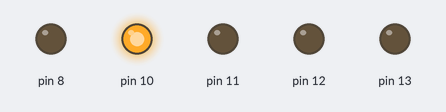
The sketch below on a simulated Arduino Uno, built with avr-gcc and run on an emulated ATmega328P. Parts: output pins drawn as LEDs (lit = HIGH).

Above: at 0.15 s.
At 3.3 s:
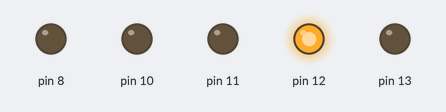
At 6.15 s:
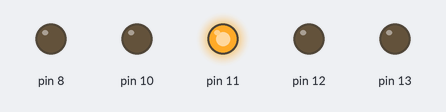
Timing chart, 0 to 7.4 s (numbered marks = the images above):
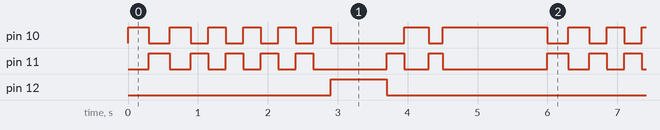

Measured:
- by itself, pin 10: repeats every 5.7 s: LOW 0.30 s, HIGH 0.30 s, 4 × (LOW 0.25 s, HIGH 0.25 s), LOW 1.1 s, HIGH 0.35 s, LOW 0.20 s, HIGH 1.5 s
- by itself, pin 12: alternates HIGH for 0.80 s and LOW for 4.9 s
- by itself, pin 11: repeats every 5.7 s: LOW 0.30 s, 3 × (HIGH 0.25 s, LOW 0.25 s), HIGH 0.25 s, LOW 1.1 s, HIGH 0.25 s, LOW 0.35 s, HIGH 0.20 s, LOW 1.5 s, HIGH 0.30 s

The sketch:

fifth.ino
```cpp
void setup() {
  // initialize digital pin 13 as an output.
  pinMode(13, OUTPUT);
    pinMode(10, OUTPUT);
    pinMode(11, OUTPUT);
    pinMode(8, OUTPUT);
    pinMode(12, OUTPUT);

//12 IS THE BRIGHT FLASHY LIGHT!
//2:34 Montauk – Bayside
}

// the loop function runs over and over again forever
void loop() {
    digitalWrite(10, HIGH);
    delay(300);
    digitalWrite(10,LOW);

    digitalWrite(11, HIGH);
    delay(300);
    digitalWrite(11,LOW);

    digitalWrite(10, HIGH);
    delay(300);
    digitalWrite(10, LOW);


    digitalWrite(11, HIGH);
    delay(250);
    digitalWrite(11, LOW);


    digitalWrite(10, HIGH);
    delay(250);
    digitalWrite(10, LOW);


        digitalWrite(11, HIGH);
    delay(250);
    digitalWrite(11, LOW);


    digitalWrite(10, HIGH);
    delay(250);
    digitalWrite(10, LOW);

        digitalWrite(11, HIGH);
    delay(250);
    digitalWrite(11, LOW);


    digitalWrite(10, HIGH);
    delay(250);
    digitalWrite(10, LOW);

    digitalWrite(11, HIGH);
    delay(250);
    digitalWrite(11, LOW);


    digitalWrite(10, HIGH);
    delay(250);
    digitalWrite(10, LOW);

        digitalWrite(12, HIGH);
    delay(800);
    digitalWrite(12, LOW);

        digitalWrite(11, HIGH);
    delay(250);
    digitalWrite(11, LOW);


    digitalWrite(10, HIGH);
    delay(100);
    digitalWrite(10, LOW);


    digitalWrite(10, HIGH);
    delay(250);
    digitalWrite(10, LOW);

        digitalWrite(11, HIGH);
    delay(200);
    digitalWrite(11, LOW);

            digitalWrite(10, HIGH);
    delay(1200);
    digitalWrite(10, LOW);
}
```
